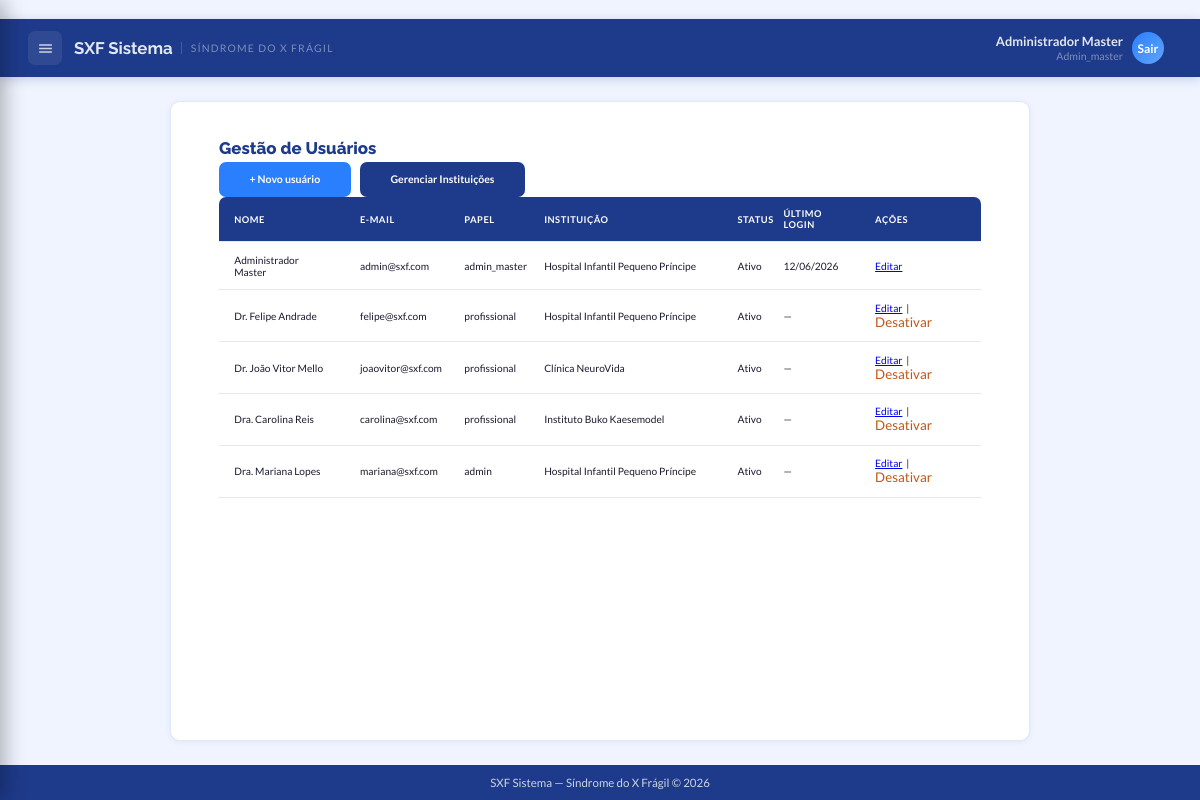
Screenshot of /admin/usuarios (signed in) with the database file from the repository.
### app/models.py (models this page shows, shortened)
class Usuario(UserMixin, db.Model):
    __tablename__ = "usuarios"
    id = db.Column(db.Integer, primary_key=True)
    role_id = db.Column(db.Integer, db.ForeignKey("roles.id"), nullable=False, default=Role.PROFISSIONAL)
    instituicao_id = db.Column(db.Integer, db.ForeignKey("instituicoes.id"), nullable=True)
    nome_completo = db.Column(db.String(150), nullable=False)
    email = db.Column(db.String(150), nullable=False, unique=True)
    senha_hash = db.Column(db.String(255), nullable=False)
    ativo = db.Column(db.Boolean, nullable=False, default=True)
    email_verificado = db.Column(db.Boolean, nullable=False, default=False)
    token_verificacao = db.Column(db.String(100))
    token_reset_senha = db.Column(db.String(100))
    token_reset_expira = db.Column(db.DateTime)
    ultimo_login = db.Column(db.DateTime)
    tentativas_login = db.Column(db.Integer, nullable=False, default=0)
    bloqueado_ate = db.Column(db.DateTime)
    paciente_id = db.Column(db.Integer, db.ForeignKey("pacientes.id"), nullable=True)
    criado_em = db.Column(db.DateTime, default=datetime.utcnow)
    atualizado_em = db.Column(db.DateTime, default=datetime.utcnow, onupdate=datetime.utcnow)
    role = db.relationship("Role", lazy="joined")
    instituicao = db.relationship("Instituicao", foreign_keys=[instituicao_id], lazy="joined")
    paciente_vinculo = db.relationship("Paciente", foreign_keys=[paciente_id], lazy="joined")
    @property
    def is_admin(self):
        return self.role_id in (Role.ADMIN_MASTER, Role.ADMIN)

class Role(db.Model):
    __tablename__ = "roles"
    id = db.Column(db.Integer, primary_key=True)
    nome = db.Column(db.String(50), nullable=False, unique=True)
    descricao = db.Column(db.String(255), nullable=False, default="")
    criado_em = db.Column(db.DateTime, default=datetime.utcnow)
    ADMIN_MASTER = 1
    ADMIN = 2
    PROFISSIONAL = 3
    PACIENTE = 4

class Instituicao(db.Model):
    __tablename__ = "instituicoes"
    id = db.Column(db.Integer, primary_key=True)
    nome = db.Column(db.String(200), nullable=False)
    cnpj = db.Column(db.String(18))
    endereco = db.Column(db.String(255))
    cidade = db.Column(db.String(100))
    estado = db.Column(db.String(2))
    cep = db.Column(db.String(10))
    telefone = db.Column(db.String(20))
    email = db.Column(db.String(150))
    ativa = db.Column(db.Boolean, nullable=False, default=True)
    criado_em = db.Column(db.DateTime, default=datetime.utcnow)
    atualizado_em = db.Column(db.DateTime, default=datetime.utcnow, onupdate=datetime.utcnow)

### app/admin.py (the view)
@admin_bp.route("/usuarios")
@admin_required
def usuarios_lista():
    usuarios = Usuario.query.order_by(Usuario.nome_completo).all()
    return render_template("admin/usuarios_lista.html", usuarios=usuarios)

### app/app.py (called while the page is built)
@login_manager.user_loader
def load_user(user_id):
    from app.models import Usuario
    return Usuario.query.get(int(user_id))

### app/auth.py (called while the page is built)
def admin_required(f):
    @wraps(f)
    @login_required
    def decorated(*args, **kwargs):
        if not current_user.is_admin:
            flash("Acesso restrito a administradores.", "erro")
            return redirect(url_for("pacientes_lista"))
        return f(*args, **kwargs)
    return decorated

### app/models.py (called while the page is built)
    def process_result_value(self, value, dialect):
        if value is None:
            return None
        try:
            return _get_fernet().decrypt(value.encode()).decode()
        except (InvalidToken, Exception):
            return value  # Retorna como está se não estiver criptografado (migração)

### app/templates/admin/usuarios_lista.html (shortened to what this page needs)
﻿{% extends "base_interno.html" %}
{% block estilos %}
<link rel="stylesheet" href="{{ url_for('static', filename='avaliacao/estilo_avaliacao.css') }}" />
{% endblock %}
{% block conteudo %}
<main id="ConteudoAvaliacao">
  <h1>Gestão de Usuários</h1>
  <p>
    <a class="btn-calcular" href="{{ url_for('admin.usuario_novo') }}">+ Novo usuário</a>
    <a class="btn-calcular" href="{{ url_for('admin.instituicoes_lista') }}" style="background:#1E3A8A;">
      Gerenciar Instituições
    </a>
  </p>
  <table class="tabela-sintomas">
    <thead>
      <tr>
        <th>Nome</th>
        <th>E-mail</th>
        <th>Papel</th>
        <th>Instituição</th>
        <th>Status</th>
        <th>Último login</th>
        <th>Ações</th>
      </tr>
    </thead>
    <tbody>
      {% for u in usuarios %}
      <tr>
        <td>{{ u.nome_completo }}</td>
        <td>{{ u.email }}</td>
        <td>{{ u.role.nome }}</td>
        <td>{{ u.instituicao.nome if u.instituicao else '—' }}</td>
        <td>{{ "Ativo" if u.ativo else "Inativo" }}</td>
        <td>{{ u.ultimo_login.strftime('%d/%m/%Y') if u.ultimo_login else '—' }}</td>
        <td>
          <a href="{{ url_for('admin.usuario_editar', usuario_id=u.id) }}">Editar</a>
          {% if u.ativo and u.id != current_user.id %}
          &nbsp;|&nbsp;
          <form method="POST" action="{{ url_for('admin.usuario_desativar', usuario_id=u.id) }}" style="display:inline">
            <button type="submit" style="background:none;border:none;color:#c0571a;cursor:pointer;padding:0">
              Desativar
            </button>
          </form>
          {% endif %}
        </td>
      </tr>
      {% endfor %}
    </tbody>
  </table>
</main>
{% endblock %}

### app/templates/base_interno.html (shortened to what this page needs)
<!DOCTYPE html>
<html lang="pt-br">
  <head>
    <link rel="stylesheet" href="{{ url_for('static', filename='Abas_internas/menu_interno.css') }}" />
    {% block estilos %}{% endblock %}
  </head>
  <body>
    <header id="cabecalho">
      <div id="cabeçalho-esquerdo">
        <button id="botao-menu" aria-label="Abrir menu">
          <svg viewBox="0 0 24 24"><path d="M3 18h18v-2H3v2zm0-5h18v-2H3v2zm0-7v2h18V6H3z"/></svg>
        </button>
        <h1 id="titulo-sistema">
          SXF Sistema
          <span class="subtag">Síndrome do X Frágil</span>
        </h1>
      </div>
      <div id="cabeçalho-direito">
        <div id="usuario-cabecalho">
          <div id="usuario-info">
            <div id="usuario-nome">{{ current_user.nome_completo }}</div>
            <div id="usuario-cargo">{{ current_user.role.nome | capitalize }}</div>
          </div>
          <div id="usuario-avatar">
            <a href="{{ url_for('auth.logout') }}" title="Sair" style="color:inherit;text-decoration:none;">Sair</a>
          </div>
        </div>
      </div>
    </header>
    {% block conteudo %}{% endblock %}
    <footer>
      <p>SXF Sistema &mdash; Síndrome do X Frágil &copy; 2026</p>
    </footer>
  </body>
</html>

### app/static/Abas_internas/menu_interno.css (style rules this page uses)
:root { --azul: #2A7FFF; --azul-hover: #1a6fef; --azul-fundo: #EFF6FF; --azul-borda: #BFDBFE; --azul-dark: #1E3A8A; --bg: #F0F4FF; --bg-card: #FFFFFF; --borda: #E2E8F4; --texto: #1A1A2E; --suave: #64748B; --cinza: #94A3B8; --verde: #22C55E; --amarelo: #F59E0B; --vermelho: #EF4444; --fonte: 'Lato', sans-serif; --fonte-titulo:'Raleway', sans-serif; --radius: 10px; --sombra: 0 1px 6px rgba(30,58,138,.07); --t: .2s ease; }
* { margin: 0; padding: 0; box-sizing: border-box; font-family: var(--fonte); }
body { background: var(--bg); color: var(--texto); min-height: 100vh; }
input, button, textarea, select { font-family: var(--fonte); }
body { background-color: var(--azul-dark); }
#cabecalho { background: var(--azul-dark); display: flex; align-items: center; justify-content: space-between; padding: 0 28px; height: 58px; width: 100%; position: sticky; top: 0; z-index: 100; box-shadow: 0 2px 10px rgba(30,58,138,.22); }
#cabeçalho-esquerdo { display: flex; align-items: center; gap: 12px; }
#cabeçalho-direito { display: flex; align-items: center; gap: 8px; }
#botao-menu { width: 34px; height: 34px; background: rgba(255,255,255,.08); border: none; border-radius: 7px; cursor: pointer; fill: #CBD5E1; display: flex; align-items: center; justify-content: center; padding: 8px; transition: background var(--t); }
#botao-menu svg { width: 17px; height: 17px; pointer-events: none; }
#titulo-sistema { color: #E2E8F0; font-family: var(--fonte-titulo); font-size: 1.05rem; font-weight: 700; display: flex; align-items: center; gap: 8px; }
#titulo-sistema .subtag { font-family: var(--fonte); font-size: .65rem; font-weight: 400; color: rgba(203,213,225,.55); border-left: 1px solid rgba(203,213,225,.22); padding-left: 9px; letter-spacing: 1.2px; text-transform: uppercase; }
#usuario-cabecalho { display: flex; align-items: center; gap: 9px; cursor: pointer; padding: 4px 8px; border-radius: 7px; transition: background var(--t); }
#usuario-info { text-align: right; }
#usuario-nome { color: #E2E8F0; font-size: .8rem; font-weight: 700; line-height: 1.2; }
#usuario-cargo { color: rgba(203,213,225,.55); font-size: .66rem; }
#usuario-avatar { width: 32px; height: 32px; border-radius: 50%; background: linear-gradient(135deg, var(--azul), #60A5FA); color: #fff; font-size: .75rem; font-weight: 700; display: flex; align-items: center; justify-content: center; flex-shrink: 0; }
footer { width: 100%; background: var(--azul-dark); text-align: center; padding: 11px 0; font-size: .72rem; width: 100%; }
footer p { color: #CBD5E1; }

### app/static/avaliacao/estilo_avaliacao.css (style rules this page uses)
:root { --azul: #2A7FFF; --azul-hover: #1a6fef; --azul-fundo: #EFF6FF; --azul-borda: #BFDBFE; --azul-dark: #1E3A8A; --bg: #F0F4FF; --bg-card: #FFFFFF; --borda: #E2E8F4; --texto: #1A1A2E; --suave: #64748B; --cinza: #94A3B8; --verde: #22C55E; --amarelo: #F59E0B; --vermelho: #EF4444; --fonte: 'Lato', sans-serif; --fonte-titulo:'Raleway', sans-serif; --radius: 10px; --sombra: 0 1px 6px rgba(30,58,138,.07); --t: .2s ease; }
* { margin: 0; padding: 0; box-sizing: border-box; font-family: var(--fonte); }
body { background: var(--bg); color: var(--texto); min-height: 100vh; display: flex; flex-direction: column; }
#ConteudoAvaliacao, #ConteudoResultado { width: 90%; flex: 1; max-width: 860px; margin: 2% auto; padding: 3% 4%; background: var(--bg-card); border-radius: var(--radius); border: 1px solid var(--borda); box-shadow: var(--sombra); }
#ConteudoAvaliacao h1, #ConteudoResultado h1 { font-family: var(--fonte-titulo); color: var(--azul-dark); font-size: 1.4vw; font-weight: 800; margin-bottom: 0.5%; }
.tabela-sintomas { width: 100%; border-collapse: collapse; margin-bottom: 3%; font-size: .85vw; }
.tabela-sintomas th, .tabela-sintomas td { padding: 1.5% 2%; text-align: left; border-bottom: 1px solid var(--borda); }
.tabela-sintomas th { background: var(--azul-dark); color: #fff; font-weight: 700; font-size: .78vw; text-transform: uppercase; letter-spacing: .5px; }
.tabela-sintomas th:first-child { border-radius: 7px 0 0 0; }
.tabela-sintomas th:last-child { border-radius: 0 7px 0 0; }
.btn-calcular { display: inline-flex; align-items: center; gap: 1%; background: var(--azul); color: #fff; padding: 1.5% 4%; border: none; border-radius: 7px; font-size: .88vw; font-weight: 700; cursor: pointer; text-decoration: none; transition: all var(--t); white-space: nowrap; }

### app/templates/base_interno.html (style rules this page uses)
html { height: 100%; }
body { margin: 0; min-height: 100vh; display: flex; flex-direction: column; }
body > footer { margin-top: auto; }

### rows the page displays
Usuario: nome_completo "Administrador Master", email "admin@sxf.com", role.nome "admin_master", instituicao "Hospital Infantil Pequeno Príncipe", ativo "Ativo", ultimo_login "12/06/2026"
Role: role.nome "Admin_master"
Usuario: nome_completo "Dr. Felipe Andrade", email "felipe@sxf.com", role.nome "profissional", instituicao "Hospital Infantil Pequeno Príncipe", ativo "Ativo", ultimo_login "—"
Usuario: nome_completo "Dr. João Vitor Mello", email "joaovitor@sxf.com", role.nome "profissional", instituicao "Clínica NeuroVida", ativo "Ativo", ultimo_login "—"
Usuario: nome_completo "Dra. Carolina Reis", email "carolina@sxf.com", role.nome "profissional", instituicao "Instituto Buko Kaesemodel", ativo "Ativo", ultimo_login "—"
Usuario: nome_completo "Dra. Mariana Lopes", email "mariana@sxf.com", role.nome "admin", instituicao "Hospital Infantil Pequeno Príncipe", ativo "Ativo", ultimo_login "—"
